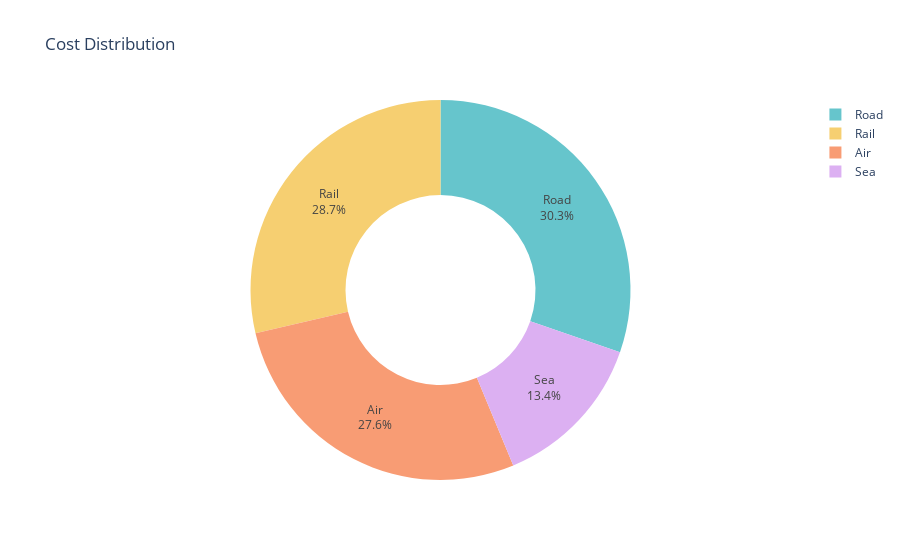

This figure's notebook cell:
### Code cell
#Seventh Question
pie_chart = px.pie(Cost_Distribution, names='Transportation modes', values='Costs',
title='Cost Distribution',
hover_data=['Costs'],
hole=0.5,
color_discrete_sequence=px.colors.qualitative.Pastel)

pie_chart.update_traces (textposition='inside', textinfo='percent+label')

pie_chart.show()

### Figure 1 — Plotly figure (JSON) as saved in the notebook; plotly's stock layout.template omitted (floating-point values rounded to 4 significant figures)
{"data": [{"customdata": [[14600.0], [15170.0], [16050.0], [7103.0]], "domain": {"x": [0, 1], "y": [0, 1]}, "hole": 0.5, "hovertemplate": "Transportation modes=%{label}<br>Costs=%{customdata[0]}<extra></extra>", "labels": ["Air", "Rail", "Road", "Sea"], "legendgroup": "", "name": "", "showlegend": true, "textinfo": "percent+label", "textposition": "inside", "type": "pie", "values": [14600.0, 15170.0, 16050.0, 7103.0]}], "layout": {"legend": {"tracegroupgap": 0}, "piecolorway": ["rgb(102, 197, 204)", "rgb(246, 207, 113)", "rgb(248, 156, 116)", "rgb(220, 176, 242)", "rgb(135, 197, 95)", "rgb(158, 185, 243)", "rgb(254, 136, 177)", "rgb(201, 219, 116)", "rgb(139, 224, 164)", "rgb(180, 151, 231)", "rgb(179, 179, 179)"], "title": {"text": "Cost Distribution"}}}
